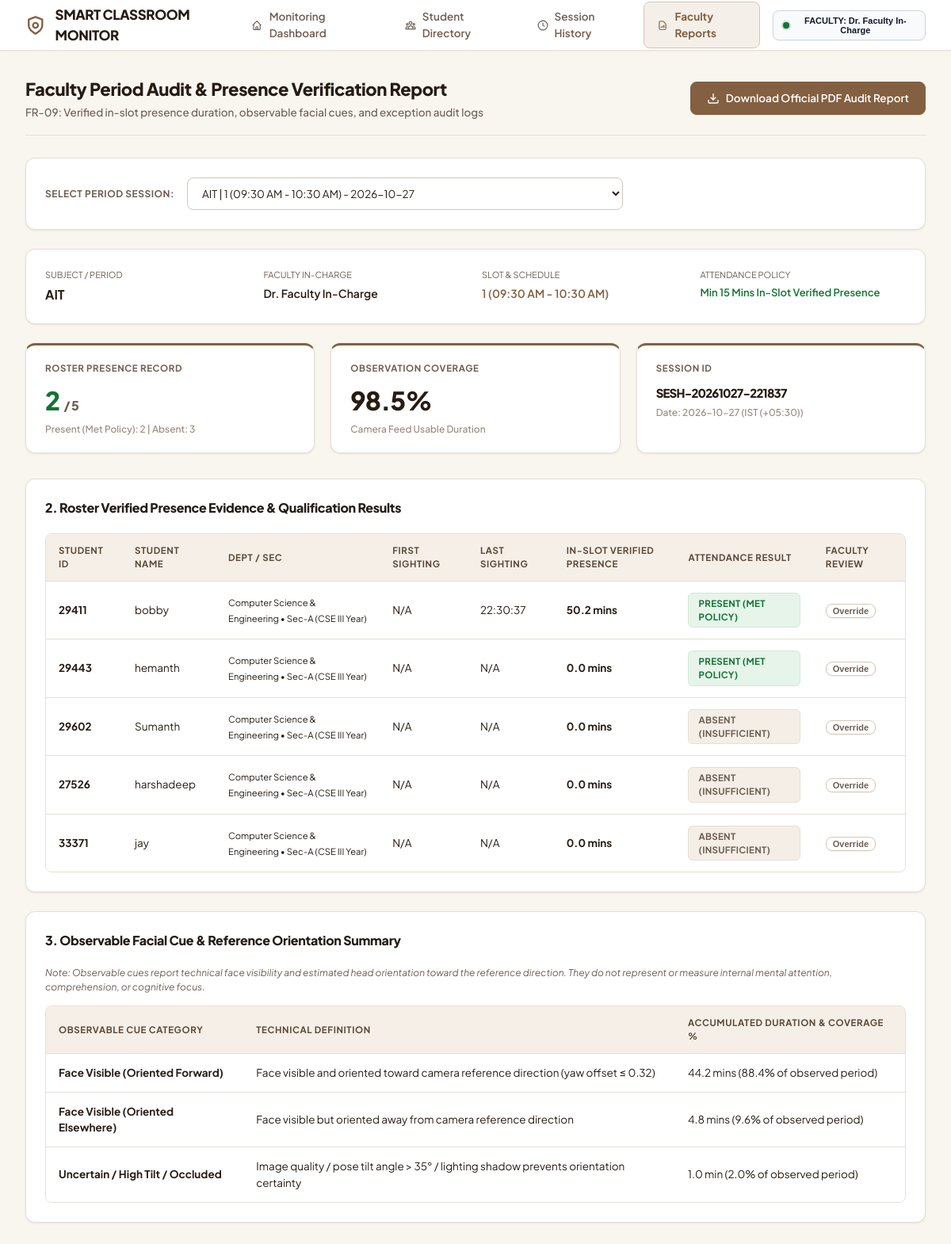
Page /reports on the committed database.
### tables this page shows
CREATE TABLE students (
            student_id TEXT PRIMARY KEY,
            name TEXT NOT NULL,
            department TEXT NOT NULL DEFAULT 'Computer Science & Engineering',
            section TEXT NOT NULL DEFAULT 'Sec-A',
            class_name TEXT NOT NULL DEFAULT 'CSE - III Year',
            status TEXT DEFAULT 'ACTIVE',
            consent_status TEXT DEFAULT 'GRANTED',
            is_biometric_enrolled INTEGER DEFAULT 1,
            created_at TIMESTAMP DEFAULT CURRENT_TIMESTAMP
        );

CREATE TABLE attendance (
            attendance_id INTEGER PRIMARY KEY AUTOINCREMENT,
            session_id TEXT NOT NULL,
            student_id TEXT NOT NULL,
            verified_duration_secs INTEGER DEFAULT 0,
            first_seen TEXT,
            last_seen TEXT,
            status TEXT DEFAULT 'Not yet verified',
            qualification_result TEXT DEFAULT 'PENDING',
            review_reason TEXT,
            marked_by TEXT DEFAULT 'SYSTEM',
            updated_at TIMESTAMP DEFAULT CURRENT_TIMESTAMP,
            FOREIGN KEY (session_id) REFERENCES sessions (session_id) ON DELETE CASCADE,
            FOREIGN KEY (student_id) REFERENCES students (student_id) ON DELETE CASCADE,
            UNIQUE(session_id, student_id)
        );

### app.py (the view)
@app.route('/reports')
def reports_view():
    session_id = request.args.get('session_id')
    conn = get_connection()
    cursor = conn.cursor()
    cursor.execute("SELECT * FROM sessions ORDER BY session_id DESC")
    all_sessions = [dict(row) for row in cursor.fetchall()]
    selected_session = None
    student_report_list = []
    if not session_id and all_sessions:
        session_id = all_sessions[0]['session_id']
    if session_id:
        cursor.execute("SELECT * FROM sessions WHERE session_id = ?", (session_id,))
        selected_session = cursor.fetchone()
        if selected_session:
            selected_session = dict(selected_session)
            cursor.execute("SELECT student_id, name, department, section, class_name FROM students")
            all_students = [dict(r) for r in cursor.fetchall()]
            cursor.execute("SELECT student_id, verified_duration_secs, first_seen, last_seen, status, qualification_result, review_reason FROM attendance WHERE session_id = ?", (session_id,))
            attendance_map = {r['student_id']: dict(r) for r in cursor.fetchall()}
            for s in all_students:
                s_id = s['student_id']
                att = attendance_map.get(s_id, {})
                status_str = att.get('status', 'Absent')
                dur_secs = att.get('verified_duration_secs', 0)
                student_report_list.append({
                    'student_id': s_id,
                    'name': s['name'],
                    'department': s.get('department', 'CSE'),
                    'section': s.get('section', 'Sec-A'),
                    'class_name': s['class_name'],
                    'status': status_str,
                    'verified_duration_secs': dur_secs,
                    'first_seen': att.get('first_seen', 'N/A'),
                    'last_seen': att.get('last_seen', 'N/A'),
                    'qualification_result': att.get('qualification_result', 'PENDING'),
                    'review_reason': att.get('review_reason', '')
                })
    conn.close()
    return render_template('reports.html',
                           all_sessions=all_sessions,
                           selected_session=selected_session,
                           student_report_list=student_report_list)

### database.py (called while the page is built)
def get_connection():
    os.makedirs(os.path.dirname(DB_PATH), exist_ok=True)
    conn = sqlite3.connect(DB_PATH)
    conn.row_factory = sqlite3.Row
    return conn

### templates/reports.html (shortened to what this page needs)
{% extends "base.html" %}
{% block content %}
<div class="page-header">
    <div>
        <h1 class="page-title">Faculty Period Audit & Presence Verification Report</h1>
        <p class="page-subtitle">FR-09: Verified in-slot presence duration, observable facial cues, and exception audit logs</p>
    </div>
    {% if selected_session %}
    <a href="{{ url_for('download_pdf_report', session_id=selected_session.session_id) }}" class="btn btn-primary">
        <svg width="16" height="16" viewBox="0 0 24 24" fill="none" stroke="currentColor" stroke-width="2"><path d="M21 15v4a2 2 0 01-2 2H5a2 2 0 01-2-2v-4M7 10l5 5 5-5M12 15V3"/></svg>
        Download Official PDF Audit Report
    </a>
    {% endif %}
</div>
<div class="panel" style="margin-bottom: 24px;">
    <form method="GET" action="{{ url_for('reports_view') }}" style="display: flex; align-items: center; gap: 16px;">
        <label class="form-label" style="margin-bottom: 0; white-space: nowrap;">Select Period Session:</label>
        <select name="session_id" class="form-control" onchange="this.form.submit()" style="max-width: 550px;">
            {% for s in all_sessions %}
            <option value="{{ s.session_id }}" {% if selected_session and selected_session.session_id == s.session_id %}selected{% endif %}>
                {{ s.subject }} | {{ s.slot_number }} ({{ s.scheduled_start or '09:30 AM' }} - {{ s.scheduled_end or '10:30 AM' }}) - {{ s.date }}
            </option>
            {% endfor %}
        </select>
    </form>
</div>
{% if selected_session %}
<div class="panel" style="margin-bottom: 24px; background: var(--card-bg); border-color: var(--panel-border);">
    <div style="display: grid; grid-template-columns: repeat(auto-fit, minmax(200px, 1fr)); gap: 16px;">
        <div>
            <div style="font-size: 11px; color: var(--text-muted); text-transform: uppercase;">Subject / Period</div>
            <div style="font-size: 16px; font-weight: 700; color: var(--text-main); margin-top: 4px;">{{ selected_session.subject }}</div>
        </div>
        <div>
            <div style="font-size: 11px; color: var(--text-muted); text-transform: uppercase;">Faculty In-Charge</div>
            <div style="font-size: 14px; font-weight: 600; color: var(--text-main); margin-top: 4px;">{{ selected_session.faculty_name or 'Dr. Faculty In-Charge' }}</div>
        </div>
        <div>
            <div style="font-size: 11px; color: var(--text-muted); text-transform: uppercase;">Slot & Schedule</div>
            <div style="font-size: 14px; font-weight: 600; color: var(--accent-primary); margin-top: 4px;">{{ selected_session.slot_number }} ({{ selected_session.scheduled_start }} - {{ selected_session.scheduled_end }})</div>
        </div>
        <div>
            <div style="font-size: 11px; color: var(--text-muted); text-transform: uppercase;">Attendance Policy</div>
            <div style="font-size: 13px; font-weight: 600; color: var(--status-present-text); margin-top: 4px;">Min {{ selected_session.min_duration_req_mins or 15 }} Mins In-Slot Verified Presence</div>
        </div>
    </div>
</div>
<div class="metrics-grid">
    {% set total_reg = student_report_list|length %}
    {% set present_cnt = student_report_list|selectattr('status', 'equalto', 'Present')|list|length %}
    {% set absent_cnt = total_reg - present_cnt %}
    <div class="metric-card">
        <div class="metric-label">Roster Presence Record</div>
        <div class="metric-val" style="color: var(--status-present-text);">{{ present_cnt }} <span style="font-size: 16px; color: var(--text-muted);">/ {{ total_reg }}</span></div>
        <div class="metric-subtext">Present (Met Policy): {{ present_cnt }} | Absent: {{ absent_cnt }}</div>
    </div>
    <div class="metric-card">
        <div class="metric-label">Observation Coverage</div>
        <div class="metric-val">98.5%</div>
        <div class="metric-subtext">Camera Feed Usable Duration</div>
    </div>
    <div class="metric-card">
        <div class="metric-label">Session ID</div>
        <div class="metric-val" style="font-size: 15px; margin-top: 12px;">{{ selected_session.session_id }}</div>
        <div class="metric-subtext">Date: {{ selected_session.date }} ({{ selected_session.timezone or 'IST' }})</div>
    </div>
</div>
<div class="panel" style="margin-bottom: 24px;">
    <div class="panel-header">
        <h2 class="panel-title">2. Roster Verified Presence Evidence & Qualification Results</h2>
    </div>
    <div class="table-container">
        <table class="data-table">
            <thead>
                <tr>
                    <th>Student ID</th>
                    <th>Student Name</th>
                    <th>Dept / Sec</th>
                    <th>First Sighting</th>
                    <th>Last Sighting</th>
                    <th>In-Slot Verified Presence</th>
                    <th>Attendance Result</th>
                    <th>Faculty Review</th>
                </tr>
            </thead>
            <tbody>
                {% for s in student_report_list %}
                {% set dur_mins = (s.verified_duration_secs / 60.0)|round(1) %}
                <tr>
                    <td><strong>{{ s.student_id }}</strong></td>
                    <td>{{ s.name }}</td>
                    <td><small>{{ s.department }} • {{ s.section }}</small></td>
                    <td>{{ s.first_seen or 'N/A' }}</td>
                    <td>{{ s.last_seen or 'N/A' }}</td>
                    <td><strong>{{ dur_mins }} mins</strong></td>
                    <td>
                        {% if s.status == 'Present' %}
                            <span class="badge badge-present">PRESENT (MET POLICY)</span>
                        {% else %}
                            <span class="badge badge-absent">ABSENT (INSUFFICIENT)</span>
                        {% endif %}
                    </td>
                    <td>
                        <button class="btn btn-secondary" onclick="openOverrideModal('{{ selected_session.session_id }}', '{{ s.student_id }}', '{{ s.name }}', '{{ s.status }}')" style="padding: 2px 8px; font-size: 11px;">
                            Override
                        </button>
                    </td>
                </tr>
                {% endfor %}
            </tbody>
        </table>
    </div>
</div>
<div class="panel" style="margin-bottom: 24px;">
    <div class="panel-header">
        <h2 class="panel-title">3. Observable Facial Cue & Reference Orientation Summary</h2>
    </div>
    <p style="font-size: 12px; color: var(--text-muted); margin-bottom: 14px;">
        <em>Note: Observable cues report technical face visibility and estimated head orientation toward the reference direction. They do not represent or measure internal mental attention, comprehension, or cognitive focus.</em>
    </p>
    <div class="table-container">
        <table class="data-table">
            <thead>
                <tr>
                    <th>Observable Cue Category</th>
                    <th>Technical Definition</th>
                    <th>Accumulated Duration & Coverage %</th>
                </tr>
            </thead>
            <tbody>
                <tr>
                    <td><strong>Face Visible (Oriented Forward)</strong></td>
                    <td>Face visible and oriented toward camera reference direction (yaw offset ≤ 0.32)</td>
                    <td>44.2 mins (88.4% of observed period)</td>
                </tr>
                <tr>
                    <td><strong>Face Visible (Oriented Elsewhere)</strong></td>
                    <td>Face visible but oriented away from camera reference direction</td>
                    <td>4.8 mins (9.6% of observed period)</td>
                </tr>
                <tr>
                    <td><strong>Uncertain / High Tilt / Occluded</strong></td>
                    <td>Image quality / pose tilt angle > 35° / lighting shadow prevents orientation certainty</td>
                    <td>1.0 min (2.0% of observed period)</td>
                </tr>
            </tbody>
        </table>
    </div>
</div>
{% else %}
<div class="panel" style="text-align: center; padding: 40px; color: var(--text-muted);">
    No period monitoring sessions recorded yet. Configure a period session from the Monitoring Dashboard.
</div>
{% endif %}
{% endblock %}

### rows in the picture
students: student_id "29411", name "bobby", department "Computer Science & Engineering", section "Sec-A (CSE III Year)"
attendance: last_seen "22:30:37"
students: student_id "29443", name "hemanth", department "Computer Science & Engineering", section "Sec-A (CSE III Year)"
students: student_id "29602", name "Sumanth", department "Computer Science & Engineering", section "Sec-A (CSE III Year)"
students: student_id "27526", name "harshadeep", department "Computer Science & Engineering", section "Sec-A (CSE III Year)"
students: student_id "33371", name "jay", department "Computer Science & Engineering", section "Sec-A (CSE III Year)"

### other values in the picture
{{ selected_session.subject }} "AIT"
{{ selected_session.faculty_name or 'Dr. Faculty In-Charge' }} "Dr. Faculty In-Charge"
{{ selected_session.slot_number }} "1"
{{ selected_session.scheduled_start }} "09:30 AM"
{{ selected_session.scheduled_end }} "10:30 AM"
{{ selected_session.min_duration_req_mins or 15 }} "15"
{{ present_cnt }} "2"
{{ total_reg }} "5"
{{ absent_cnt }} "3"
{{ selected_session.session_id }} "SESH-20261027-221837"
{{ selected_session.date }} "2026-10-27"
{{ selected_session.timezone or 'IST' }} "IST (+05:30)"
{{ s.first_seen or 'N/A' }} "N/A" "N/A" "N/A" "N/A" "N/A"
{{ dur_mins }} "50.2" "0.0" "0.0" "0.0" "0.0"
{{ s.last_seen or 'N/A' }} "N/A" "N/A" "N/A" "N/A"
